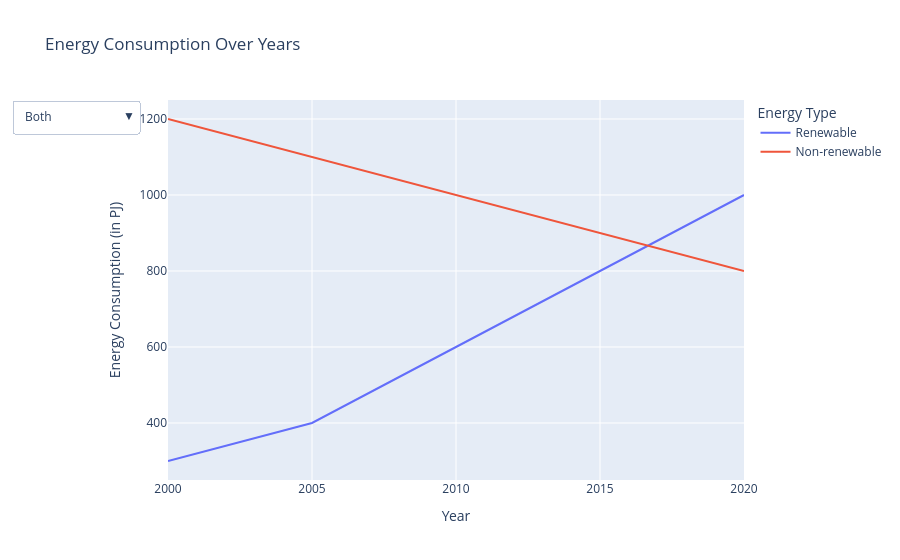

Source (notebook cell):
### Code cell
# Data
data = {
    'Year': [2000, 2005, 2010, 2015, 2020],
    'Renewable': [300, 400, 600, 800, 1000],
    'Non-renewable': [1200, 1100, 1000, 900, 800]
}
df = pd.DataFrame(data)

# Interactive plot with dropdown
fig = px.line(df, x='Year', y=['Renewable', 'Non-renewable'],
              title='Energy Consumption Over Years',
              labels={'value': 'Energy Consumption (in PJ)', 'variable': 'Energy Type'})
fig.update_layout(
    updatemenus=[
        dict(
            type="dropdown",
            direction="down",
            buttons=list([
                dict(label="Both",
                     method="update",
                     args=[{"y": [df['Renewable'], df['Non-renewable']]}]),
                dict(label="Renewable",
                     method="update",
                     args=[{"y": [df['Renewable'], None]}]),
                dict(label="Non-renewable",
                     method="update",
                     args=[{"y": [None, df['Non-renewable']]}]),
            ]),
        )
    ]
)
fig.show()

### Figure 1 — Plotly figure (JSON) as saved in the notebook; plotly's stock layout.template omitted (floating-point values rounded to 4 significant figures)
{"data": [{"hovertemplate": "Energy Type=Renewable<br>Year=%{x}<br>Energy Consumption (in PJ)=%{y}<extra></extra>", "legendgroup": "Renewable", "line": {"color": "#636efa", "dash": "solid"}, "marker": {"symbol": "circle"}, "mode": "lines", "name": "Renewable", "orientation": "v", "showlegend": true, "type": "scatter", "x": [2000, 2005, 2010, 2015, 2020], "xaxis": "x", "y": [300, 400, 600, 800, 1000], "yaxis": "y"}, {"hovertemplate": "Energy Type=Non-renewable<br>Year=%{x}<br>Energy Consumption (in PJ)=%{y}<extra></extra>", "legendgroup": "Non-renewable", "line": {"color": "#EF553B", "dash": "solid"}, "marker": {"symbol": "circle"}, "mode": "lines", "name": "Non-renewable", "orientation": "v", "showlegend": true, "type": "scatter", "x": [2000, 2005, 2010, 2015, 2020], "xaxis": "x", "y": [1200, 1100, 1000, 900, 800], "yaxis": "y"}], "layout": {"legend": {"title": {"text": "Energy Type"}, "tracegroupgap": 0}, "title": {"text": "Energy Consumption Over Years"}, "updatemenus": [{"buttons": [{"args": [{"y": [[300, 400, 600, 800, 1000], [1200, 1100, 1000, 900, 800]]}], "label": "Both", "method": "update"}, {"args": [{"y": [[300, 400, 600, 800, 1000], null]}], "label": "Renewable", "method": "update"}, {"args": [{"y": [null, [1200, 1100, 1000, 900, 800]]}], "label": "Non-renewable", "method": "update"}], "direction": "down", "type": "dropdown"}], "xaxis": {"anchor": "y", "domain": [0, 1], "title": {"text": "Year"}}, "yaxis": {"anchor": "x", "domain": [0, 1], "title": {"text": "Energy Consumption (in PJ)"}}}}
